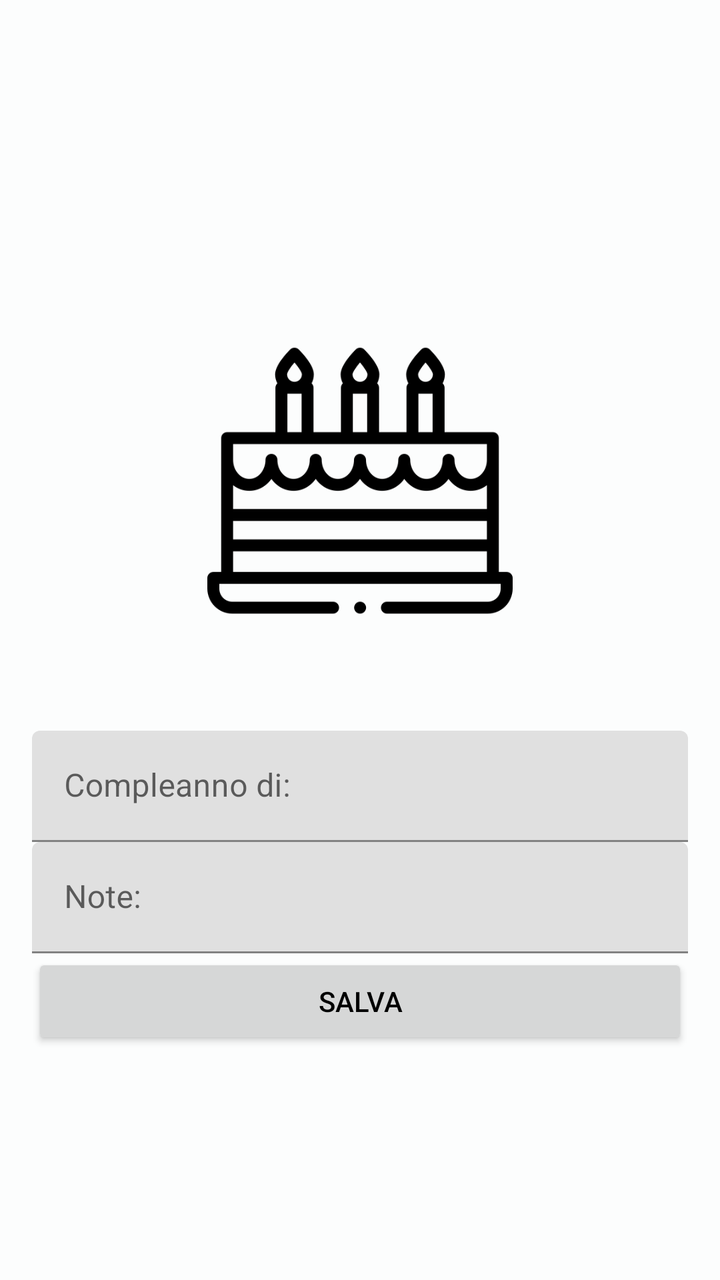
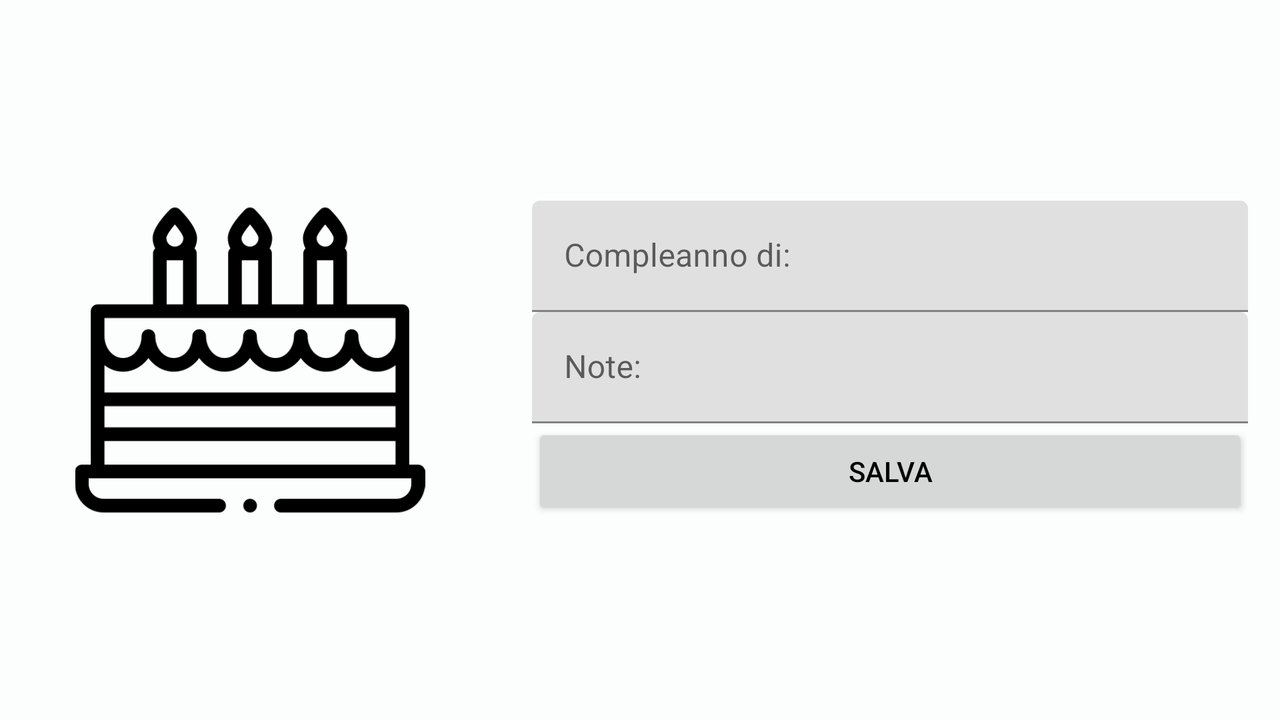

An Android layout and its configuration variant, each rendered on a device that would load it. The default file and the variant file are quoted in full after the pictures.
<!-- AndroidManifest.xml: application theme Theme.TimeWise -->
<!-- res/layout/add_event_birthday.xml -->
<?xml version="1.0" encoding="utf-8"?>
<LinearLayout xmlns:android="http://schemas.android.com/apk/res/android"
    xmlns:app="http://schemas.android.com/apk/res-auto"
    xmlns:tools="http://schemas.android.com/tools"
    android:layout_width="match_parent"
    android:layout_height="match_parent"
    android:background="?attr/colorPrimaryVariant"
    android:gravity="center"
    android:orientation="vertical"
    android:padding="16dp">

    <ImageView
        android:id="@+id/imageViewTop"
        android:layout_width="250dp"
        android:layout_height="250dp"
        android:padding="16dp"
        android:scaleX="0.7"
        android:scaleY="0.7"
        android:src="@drawable/birthday_cake"
        app:tint="?attr/android:textColor"
        android:contentDescription="@string/event_birthday_img_1" />

    <ScrollView
        android:layout_width="match_parent"
        android:layout_height="wrap_content"
        android:fillViewport="true">

        <LinearLayout
            android:layout_width="match_parent"
            android:layout_height="0dp"
            android:gravity="center"
            android:orientation="vertical">

            <com.google.android.material.textfield.TextInputLayout
                android:id="@+id/textInputLayoutName"
                android:layout_width="match_parent"
                android:layout_height="wrap_content"
                android:hint="@string/event_birthday_1">

                <com.google.android.material.textfield.TextInputEditText
                    android:id="@+id/editTextName"
                    android:layout_width="match_parent"
                    android:layout_height="wrap_content"
                    android:inputType="text"
                    android:maxLines="1"
                    android:textColor="?attr/android:textColor"
                    tools:ignore="TextContrastCheck,VisualLintTextFieldSize" />

            </com.google.android.material.textfield.TextInputLayout>

            <com.google.android.material.textfield.TextInputLayout
                android:id="@+id/textInputLayoutNotes"
                android:layout_width="match_parent"
                android:layout_height="wrap_content"
                android:hint="@string/event_birthday_2">

                <com.google.android.material.textfield.TextInputEditText
                    android:id="@+id/editTextNotes"
                    android:layout_width="match_parent"
                    android:layout_height="wrap_content"
                    android:inputType="text"
                    android:maxLines="1"
                    android:textColor="?attr/android:textColor"
                    tools:ignore="TextContrastCheck,VisualLintTextFieldSize" />

            </com.google.android.material.textfield.TextInputLayout>

        </LinearLayout>
    </ScrollView>

    <Button
        android:id="@+id/buttonSave"
        android:layout_width="match_parent"
        android:layout_height="wrap_content"
        android:text="@string/accept"
        android:textColor="?attr/android:textColor"
        tools:ignore="VisualLintButtonSize" />

</LinearLayout>
<!-- resources referenced by this layout -->
<resources>
  <!-- drawable birthday_cake: png bitmap (drawable, 12219 bytes) -->
  <string name="accept">Salva</string>
  <string name="event_birthday_1">Compleanno di:</string>
  <string name="event_birthday_2">Note:</string>
  <string name="event_birthday_img_1">Torta di compleanno</string>
  <style name="Theme.TimeWise" parent="Theme.MaterialComponents.DayNight.DarkActionBar">
          
          <item name="colorPrimary">@color/theme_green</item>
          <item name="colorPrimaryVariant">@color/theme_category</item>
          <item name="colorOnPrimary">@color/theme_light</item>
          
          <item name="colorSecondary">@color/lime</item>
          <item name="colorSecondaryVariant">@color/theme_green</item>
          <item name="colorOnSecondary">@color/gray</item>
          <item name="colorOnTertiary">@color/white</item>
          <item name="colorTertiary">@color/white</item>
          <item name="android:textColor">@color/black</item>
          <item name="android:textColorSecondary">@color/black</item>
          <item name="android:textColorTertiary">@color/gray</item>
          
          <item name="android:statusBarColor">?attr/colorPrimary</item>
          
          <item name="android:navigationBarColor">@color/theme_category</item>
      </style>
  <color name="theme_green">#A1A0A0</color>
  <color name="theme_category">#FCFDFD </color>
  <color name="theme_light">#DDE1E0  </color>
  <color name="lime">#19FF8B</color>
  <color name="gray">#888</color>
  <color name="white">#FFFFFF</color>
  <color name="black">#FF000000</color>
</resources>
<!-- res/layout-land/add_event_birthday.xml (the author's variant of the layout above) -->
<!-- drawn on the phone turned sideways -->
<?xml version="1.0" encoding="utf-8"?>
<LinearLayout xmlns:android="http://schemas.android.com/apk/res/android"
    xmlns:app="http://schemas.android.com/apk/res-auto"
    xmlns:tools="http://schemas.android.com/tools"
    android:layout_width="match_parent"
    android:layout_height="match_parent"
    android:background="?attr/colorPrimaryVariant"
    android:gravity="center_vertical"
    android:orientation="horizontal">

    <ImageView
        android:id="@+id/imageViewTop"
        android:layout_width="250dp"
        android:layout_height="250dp"
        android:scaleX="0.7"
        android:scaleY="0.7"
        android:src="@drawable/birthday_cake"
        app:tint="?attr/android:textColor"
        android:contentDescription="@string/event_birthday_img_1" />

    <ScrollView
        android:layout_width="match_parent"
        android:layout_height="match_parent"
        android:fillViewport="true">

        <LinearLayout
            android:layout_width="match_parent"
            android:layout_height="wrap_content"
            android:gravity="center_vertical"
            android:orientation="vertical"
            android:padding="16dp">

            <com.google.android.material.textfield.TextInputLayout
                android:id="@+id/textInputLayoutName"
                android:layout_width="match_parent"
                android:layout_height="wrap_content"
                android:hint="@string/event_birthday_1">

                <com.google.android.material.textfield.TextInputEditText
                    android:id="@+id/editTextName"
                    android:layout_width="match_parent"
                    android:layout_height="wrap_content"
                    android:inputType="text"
                    android:maxLines="1"
                    android:textColor="?attr/android:textColor"
                    tools:ignore="TextContrastCheck" />

            </com.google.android.material.textfield.TextInputLayout>

            <com.google.android.material.textfield.TextInputLayout
                android:id="@+id/textInputLayoutNotes"
                android:layout_width="match_parent"
                android:layout_height="wrap_content"
                android:hint="@string/event_birthday_2">

                <com.google.android.material.textfield.TextInputEditText
                    android:id="@+id/editTextNotes"
                    android:layout_width="match_parent"
                    android:layout_height="wrap_content"
                    android:inputType="text"
                    android:maxLines="1"
                    android:textColor="?attr/android:textColor" />

            </com.google.android.material.textfield.TextInputLayout>

            <Button
                android:id="@+id/buttonSave"
                android:layout_width="match_parent"
                android:layout_height="wrap_content"
                android:text="@string/accept"
                android:textColor="?attr/android:textColor" />
        </LinearLayout>
    </ScrollView>

</LinearLayout>
